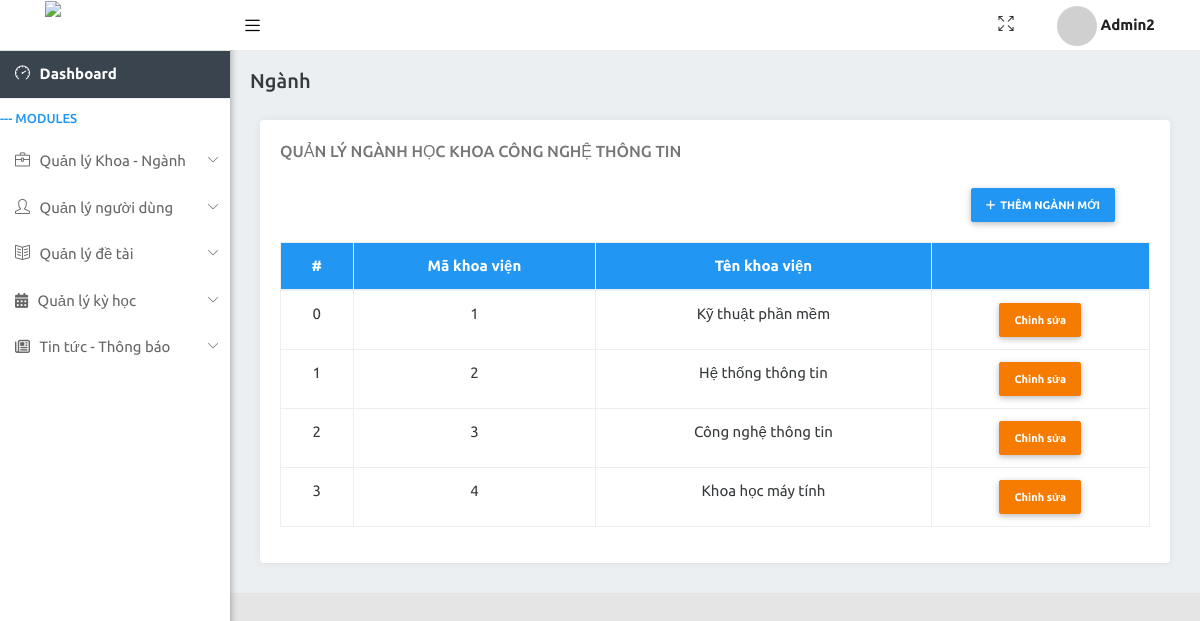
Screenshot of /admin/index.php?pages=nganh&khoavien=1 (signed in) with the database file from the repository.
### tables this page shows
CREATE TABLE `tbl_khoavien` (
  `ma_khoavien` int(5) NOT NULL,
  `ten_khoavien` varchar(150) NOT NULL
);

CREATE TABLE `tbl_chuyennganh` (
  `ma_nganh` int(5) NOT NULL,
  `ten_nganh` varchar(150) NOT NULL,
  `khoavien` int(5) NOT NULL
);

### classes/database.php (called while the page is built, shortened)
<?php
class Database
{
    private $host = DB_HOST;
    private $user = DB_USER;
    private $pass = DB_PASS;
    private $dbname = DB_NAME;
    private $dbh;
    public function __construct()
    {
        $dsn = 'mysql:host=' . $this->host . ';dbname=' . $this->dbname;
        $options = array(
            PDO::ATTR_PERSISTENT    => true,
            PDO::ATTR_ERRMODE       => PDO::ERRMODE_EXCEPTION
        );
        try {
            $this->dbh = new PDO($dsn, $this->user, $this->pass, $options);
        } catch (PDOException $e) {
            $this->error = $e->getMessage();
        }
    }
    public function prepare($sql)
    {
        return $this->dbh->prepare($sql);
    }
}

### classes/department.php (called while the page is built, shortened)
<?php
require_once('database.php');
class Department
{
    private $db;
    public function __construct()
    {
        $this->db = new Database();
    }
    public function getDepartmentById($id)
    {
        $sql = "SELECT * FROM tbl_khoavien WHERE ma_khoavien = :id";
        $stmt = $this->db->prepare($sql);
        $stmt->bindParam(':id', $id);
        $stmt->execute();
        return $stmt;
    }
}

### classes/majors.php (called while the page is built, shortened)
<?php
require_once('database.php');
class Majors
{
    private $db;
    public function __construct()
    {
        $this->db = new Database();
    }
    public function getMajorByDepartment($id)
    {
        $query = "SELECT * FROM tbl_chuyennganh WHERE khoavien = :id";
        $statement = $this->db->prepare($query);
        $statement->bindParam(':id', $id);
        $statement->execute();
        $result = $statement->fetchAll(PDO::FETCH_ASSOC);
        return $result;
    }
}

### admin/pages/majors.php (the view, shortened to what this page needs)
<?php
require_once('../classes/department.php');
require_once('../classes/majors.php');
$department = new Department();
$major = new Majors();
if(isset($_GET['khoavien']) && $_GET['khoavien'] != ""){
  $dataMajors = $major->getMajorByDepartment($_GET['khoavien']);
  $dataDepartment = $department->getDepartmentById($_GET['khoavien'])->fetch(PDO::FETCH_ASSOC);
}
?>
<div class="col-sm-12">
  <div class="card">
    <div class="card-header">
      <h5 class="card-header-text">QUẢN LÝ NGÀNH HỌC <?php echo $dataDepartment['ten_khoavien']?></h5>
    </div>
    <div class="btnadd">
      <button type="button" class="btn btn-primary btn-sm " data-toggle="modal" data-target="#addMajor"> <i class="fa fa-plus " style="margin-right: 5px;"> </i>THÊM NGÀNH MỚI</button>
    </div>
    <div class="card-block">
      <div class="row">
        <div class="col-sm-12 table-responsive">
          <table class="table table-bordered">
            <thead class="bg-primary">
              <tr>
                <th class="text-center">#</th>
                <th class="text-center">Mã khoa viện</th>
                <th class="text-center">Tên khoa viện</th>
                <th class="text-center"></th>
              </tr>
            </thead>
            <tbody>
              <?php
              foreach ($dataMajors as $key => $value) {
                echo '
                                 <tr class="text-center">
                                    <td>' . $key++ . '</td>
                                    <td>' . $value['ma_nganh'] . '</td>
                                    <td>' . $value['ten_nganh'] . '</td>
                                    <td>
                                        <button class="btn btn-warning btn-sm " style="color: white;" id="btnUpdateMajor" data-toggle="modal" data-target="#updateMajor" data-ma_nganh="' . $value['ma_nganh'] . '" data-tennganh="' . $value['ten_nganh'] . '" > Chinh sửa</button>
                                    </td>
                                </tr>
                             ';
              }
              ?>
            </tbody>
          </table>
        </div>
      </div>
    </div>
  </div>
</div>

### admin/assets/css/generic-class.css (style rules this page uses)
.text-center { text-align: center; }
.bg-primary { background-color: #2196F3 !important; }

### admin/pages/majors.php (style rules this page uses)
.btnadd { display: flex; justify-content: flex-end; margin-top: 5px; margin-right: 55px; }

### rows the page displays
tbl_khoavien: ten_khoavien "KHOA CÔNG NGHỆ THÔNG TIN"
tbl_chuyennganh: ma_nganh "1", ten_nganh "Kỹ thuật phần mềm"
tbl_chuyennganh: ma_nganh "2", ten_nganh "Hệ thống thông tin"
tbl_chuyennganh: ma_nganh "3", ten_nganh "Công nghệ thông tin"
tbl_chuyennganh: ma_nganh "4", ten_nganh "Khoa học máy tính"

### other values shown
$_SESSION["username"] "Admin2"
